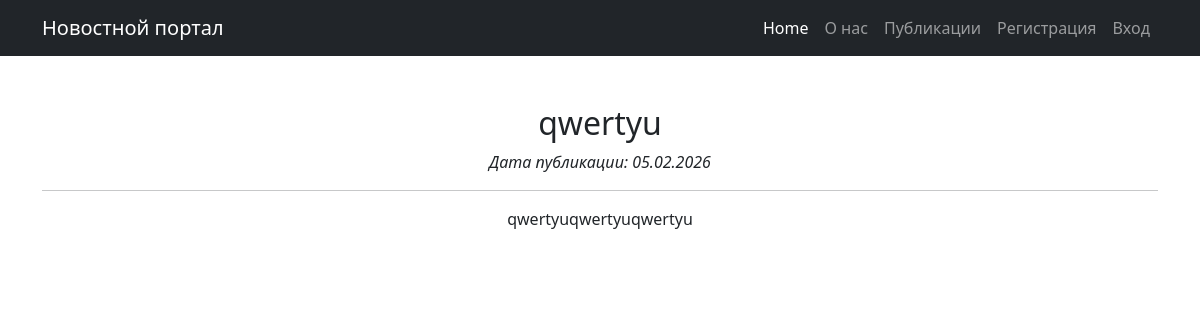
Screenshot of /9 with the database file from the repository.
### news/models.py (models this page shows, shortened)
class Post(models.Model):
    news = 'N'
    article = 'A'
    TYPES = [(news, 'Новость'), (article, 'Статья')]
    type = models.CharField(max_length=1, choices=TYPES, default=news)
    time_in = models.DateTimeField(auto_now_add=True)
    title = models.CharField(max_length=255)
    text = models.TextField()
    rating = models.IntegerField(default=0)
    author = models.ForeignKey('Author', on_delete=models.CASCADE, related_name='posts')
    categories = models.ManyToManyField('Category', through='PostCategory')

### news/views.py (the view)
# urls.py: path('<int:pk>', PostDetail.as_view(), name='post_detail'),
class PostDetail(DetailView):
    model = Post
    template_name = 'news/post.html'
    context_object_name = 'post'

### news/templatetags/custom_filters.py (called while the page is built)
@register.filter()
def censor(value):
    if not isinstance(value, str):
        return value
    text = value
    for word in BAD_WORDS:
        if word.lower() in text.lower():
            replacement = word[0] + '*' * (len(word) - 1)
            text = text.replace(word, replacement)
    return text

### news/templates/news/post.html (shortened to what this page needs)
{% extends 'default.html' %}
{% load custom_filters %}
{% load custom_tags %}
{% block content %}
    <h2>{{ post.title|censor }}</h2>
    <p><i>Дата публикации: {{ post.time_in|date:'d.m.Y' }}</i></p>
    <hr>
    <div>{{ post.text|censor }}</div>
{% endblock %}

### rows the page displays
Post: title|censor "qwertyu", time_in "05.02.2026", text|censor "qwertyuqwertyuqwertyu"
